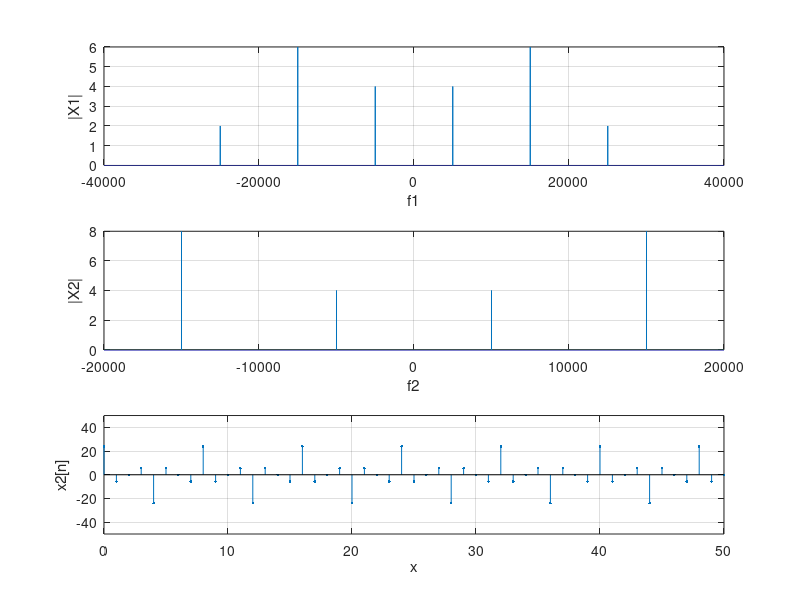

MATLAB code to generate this figure:
N = 60000;
n = 0:N-1;


fs1 = 80e3;
x1 = 8*cos(10e3*pi*n/fs1) + 12*cos(30e3*pi*n/fs1) + 4*cos(50e3*pi*n/fs1);
f1 = [-N/2:N/2-1]*(fs1/N);

fs2 = 40e3;
x2 = 8*cos(10e3*pi*n/fs2) + 12*cos(30e3*pi*n/fs2) + 4*cos(50e3*pi*n/fs2);
f2 = [-N/2:N/2-1]*(fs2/N);

figure(3);
subplot(311);plot(f1, abs(fftshift(fft(x1))/length(x1))); grid; ylabel("|X1|"); xlabel("f1");
subplot(312);plot(f2, abs(fftshift(fft(x2))/length(x2))); grid; ylabel("|X2|"); xlabel("f2");
subplot(313);stem(n, x2, '.'); ylabel('x2[n]'); grid; xlabel('x'); axis([0 50 -50 50]);